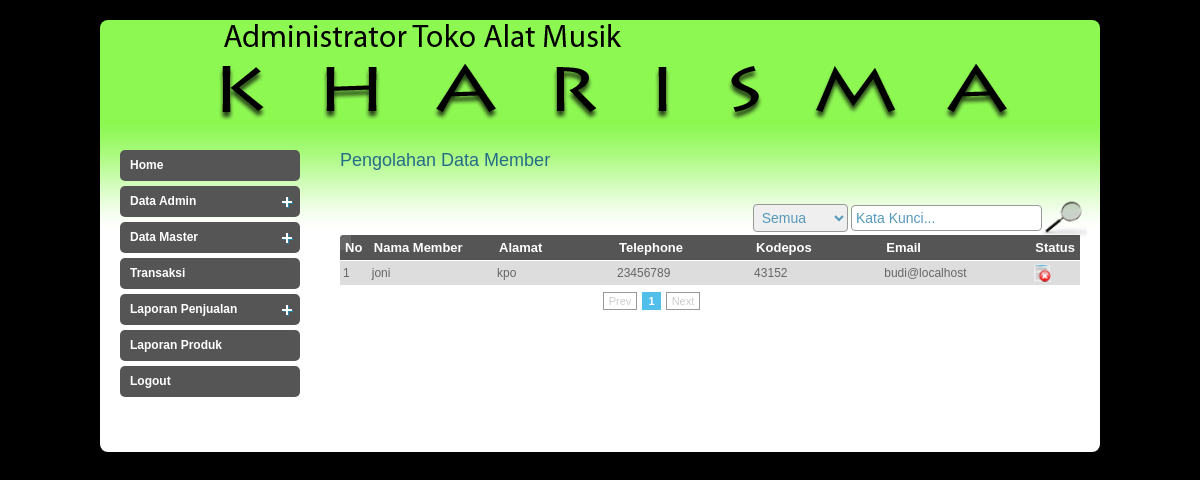
The app's page /admin/index.php?page=member (signed in) with its own data.
### tables this page shows
CREATE TABLE `t_member` (
  `id_member` int(11) NOT NULL auto_increment,
  `id_kota` int(11) NOT NULL,
  `nama_member` varchar(50) NOT NULL,
  `alamat_member` text NOT NULL,
  `telp_member` varchar(20) NOT NULL,
  `kodepos_member` varchar(6) NOT NULL,
  `email_member` varchar(50) NOT NULL,
  `password_member` varchar(32) NOT NULL,
  `verificationcode_member` varchar(32) NOT NULL,
  `status_member` enum('0','1') NOT NULL,
  PRIMARY KEY  (`id_member`),
  UNIQUE KEY `email_member` (`email_member`)
);

### admin/inc/member.php (the view, shortened to what this page needs)
<h2>Pengolahan Data Member</h2>
<?php
$batas   = 10;
if(empty($halaman)){
	$posisi  = 0;
	$halaman = 1;
}
else{
	$posisi = ($halaman-1) * $batas;
}
?>
<table width="100%" style=" margin-top:10px;">
<tr>
<td align="right">
</td>
<td align="right" width="70%">
<form method="post" action="">
	<select name="type">
		<option value="0">Semua</option>
	</select>
	<input type="text" name="textcari" class="newsletter_input" value="<?php if(isset($_POST['textcari'])){ echo $_POST['textcari']; } else { echo "Kata Kunci..."; }?>" onBlur="if(this.value=='') this.value='Kata Kunci...';" onFocus="if(this.value=='Kata Kunci...') this.value='';" /><input type="image" src="images/search.png" width="45" name="cari" style="margin-bottom:-14px;" title="Cari"/>
</form>
</td></tr>
</table>
    <?php
	if(isset($_POST['type'])){
		$type = addslashes($_POST['type']);
		if($type == 0)
			$sqlquery = "";
		elseif($type == 1)
			$sqlquery = "AND nama_member LIKE '%$_POST[textcari]%'";
		elseif($type == 2)
			$sqlquery = "AND alamat_member LIKE '%$_POST[textcari]%'";
		elseif($type == 3)
			$sqlquery = "AND telp_member LIKE '%$_POST[textcari]%'";
		elseif($type == 4)
			$sqlquery = "AND kodepos_member LIKE '%$_POST[textcari]%'";
		elseif($type == 5)
			$sqlquery = "AND email_member LIKE '%$_POST[textcari]%'";
	}
	else{
		$sqlquery = "";
	}
	?>
	<table width="592" id="rounded-corner">
		<thead>
			<tr>
				<th width="51" class="rounded-company" scope="col">No</th>
				<th width="444" class="rounded" scope="col">Nama Member</th>
				<th width="444" class="rounded" scope="col">Alamat</th>
				<th width="444" class="rounded" scope="col">Telephone</th>
				<th width="444" class="rounded" scope="col">Kodepos</th>
				<th width="444" class="rounded" scope="col">Email</th>
				<th width="32" class="rounded" scope="col">Status</th>
			</tr>
		</thead>
		<tbody>
			<?php
			$qmember = mysql_query("SELECT * FROM t_member
									WHERE 1
									$sqlquery
									LIMIT $posisi,$batas");
			$no = $posisi+1;
			while($dmember = mysql_fetch_array($qmember)){
			?>
				<td><?php echo $no; ?></td>
				<td><?php echo $dmember['nama_member']; ?></td>
				<td><?php echo $dmember['alamat_member']; ?></td>
				<td><?php echo $dmember['telp_member']; ?></td>
				<td><?php echo $dmember['kodepos_member']; ?></td>
				<td><?php echo $dmember['email_member']; ?></td>
				<td>
                	<a href="<?php echo $dmember['id_member']; ?>" id="publish-member" class="ask">
                	<?php
					if($dmember['status_member'] == 1){
                    	echo "<img src='images/publish_t.png' border='0' alt='aktif' title='aktif' />";
					}
					elseif($dmember['status_member'] == 0){
                    	echo "<img src='images/publish_y.png' border='0' alt='non aktif' title='non aktif' />";
					}
					?>
                    </a>
                </td>
			<?php
			$no++;
			}
			?>
		</tbody>
	</table>
	<div class="pagination">
	<?php
	$tampil2 = mysql_query("SELECT * FROM t_member
							WHERE status_member != '0'
							$sqlquery");
	$jmldata = mysql_num_rows($tampil2);
	$jmlhal  = ceil($jmldata/$batas);
	echo "<div class=paging>";
	if($halaman > 1){
		$prev=$halaman-1;
		echo "<span class=prevnext><a href='$_SERVER[PHP_SELF]?page=member&halaman=$prev'>Prev</a></span> ";
	}
	else{
		echo "<span class=disabled>Prev</span> ";
	}
	$angka=($halaman > 3 ? " ... " : " ");
	for($i=$halaman-2;$i<$halaman;$i++)
	{
	if ($i < 1)
		  continue;
	  $angka .= "<a href='$_SERVER[PHP_SELF]?page=member&halaman=$i'>$i</a> ";
	}
	$angka .= "<span class=current>$halaman</span> ";
	for($i=$halaman+1;$i<($halaman+3);$i++)
	{
	 if ($i > $jmlhal)
		  break;
  	$angka .= "<a href='$_SERVER[PHP_SELF]?page=member&halaman=$i'>$i</a> ";
	}
	$angka .= ($halaman+2<$jmlhal ? " ...
  	<a href='$_SERVER[PHP_SELF]?page=member&halaman=$jmlhal'>$jmlhal</a> " : " ");
	echo "$angka ";
	if($halaman < $jmlhal){
		$next=$halaman+1;
		echo "<span class=prevnext><a href='$_SERVER[PHP_SELF]?page=member&halaman=$next'>Next</a></span>";
	}
	else{
		echo "<span class=disabled>Next</span>";
	}
	echo "</div>";
	?>

### admin/style.css (style rules this page uses)
body { background:#000; font-family:Arial, Helvetica, sans-serif; padding:0; font-size:12px; margin-top:20px; color: #0e4354; }
a { color:#256c89; }
h2 { font-size:18px; color:#256c89; font-weight:normal; padding:0px 0 15px 0; margin:0px; clear:both; }
#rounded-corner { margin:0px; width:740px; text-align: left; border-collapse: collapse; }
#rounded-corner thead th.rounded-company { width:26px; background: #555555 url('images/left.jpg') left top no-repeat; }
#rounded-corner th { padding: 5px; font-weight: bold; font-size: 13px; color: #FFF; background: #555; }
#rounded-corner td { padding: 3px; background:#ddd; border-top: 1px solid #fff; color: #666; }
div.pagination { width:625px; clear:both; padding:10px 0 10px 0; margin:0px; text-align:center; float:left; clear:both; font-size:11px; }
div.pagination span.current { padding: 2px 5px 2px 5px; margin-right: 2px; border: 1px solid #52bfea; font-weight: bold; background-color: #52bfea; color: #FFF; }
div.pagination span.disabled { padding: 2px 5px 2px 5px; margin-right: 2px; border: 1px solid #999; color: #ccc; }
input[type=text],input[type=password], select, textarea { -moz-border-radius:4px; -webkit-border-radius:4px; border:1px solid #999; font-size:14px; color:#5599bb; padding:4px; }

### records on screen
t_member: nama_member "joni", alamat_member "kpo", telp_member "23456789", kodepos_member "43152", email_member "budi@localhost"

### other values on screen
$halaman "1"
